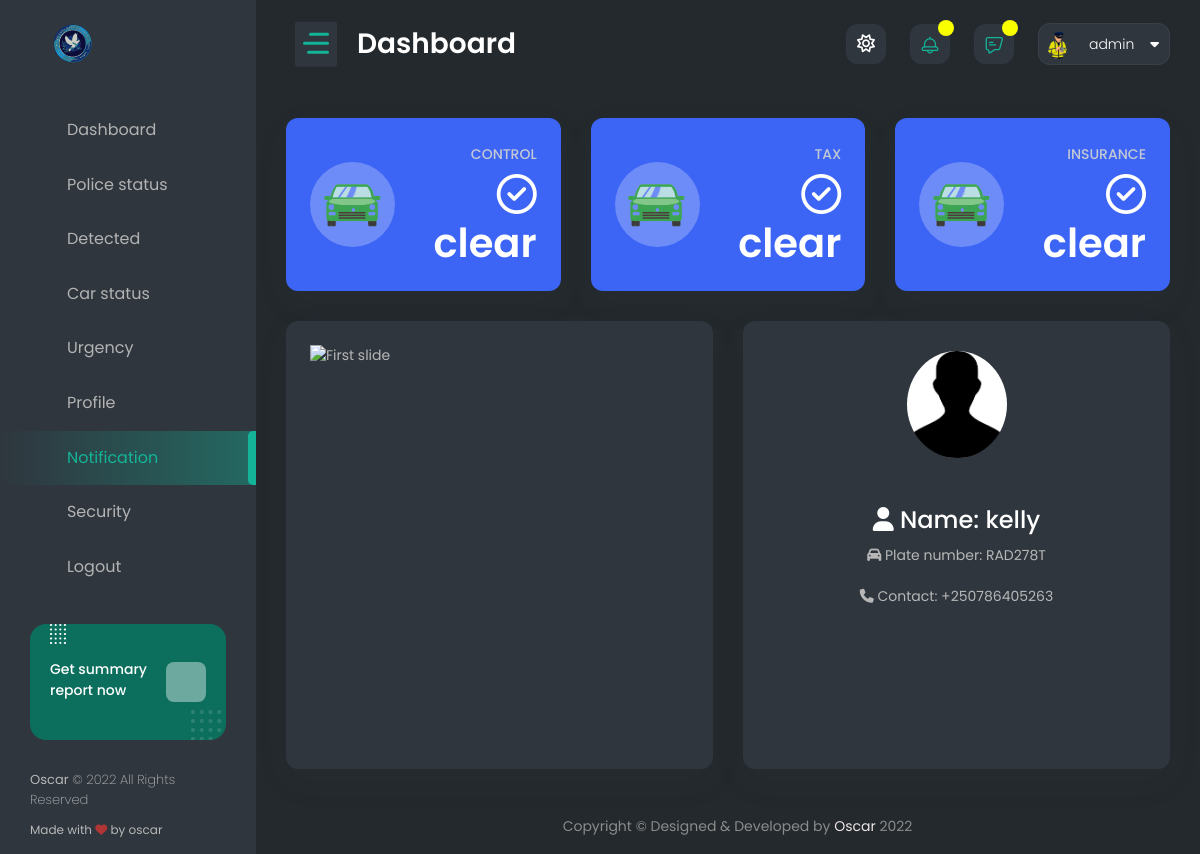
Page /danger/9/ (signed in) on the committed database.
### authentication/models.py (models this page shows, shortened)
class Profile(models.Model):
    user = models.OneToOneField(User, on_delete=models.CASCADE)
    user_image = models.ImageField(upload_to='images/', default='profile.png', )
    date_of_birth = models.DateField(max_length=250, blank=True, null=True)
    id_number = models.PositiveIntegerField(blank=True, null=True)
    email = models.EmailField(blank=True, null=True)
    rank = models.CharField(max_length=50, blank=True, null=True)
    residence = models.CharField(max_length=50, blank=True, null=True)

class User(AbstractBaseUser):
    name = models.CharField(max_length=255, null=False)
    phone_number = PhoneNumberField(unique=True)
    is_verified = models.BooleanField(default=False)
    is_verified_police = models.BooleanField(default=False)
    is_two_f_enable = models.BooleanField(default=False)
    is_active = models.BooleanField(default=True)
    staff = models.BooleanField(default=False)
    admin = models.BooleanField(default=False)
    USERNAME_FIELD = 'phone_number'
    REQUIRED_FIELDS = ['name']
    objects = UserManager()
    objects = UserManager()
    objects = UserManager()

### car_plate/models.py (models this page shows, shortened)
class Car_registration(models.Model):
    id = models.UUIDField(
        default=uuid.uuid4,
        unique=True,
        primary_key=True,
        editable=False
    )
    owner_name = models.CharField(max_length=50)
    Owner_Id = models.IntegerField()
    car_model = models.CharField(max_length=200, null=False)
    owner_phone_number = PhoneNumberField()
    phone_number_assign = PhoneNumberField(blank=True, null=True)
    owner_email = models.EmailField()
    plate_number = models.CharField(max_length=20, unique=True)
    time_done = models.DateTimeField(auto_now_add=True)
    class Meta:
        verbose_name_plural = 'Car Registration'
        ordering = ['-id']

### authentication/decorators.py (the view)
    def wrapper_func(request, *args, **kwargs):
        if request.user.is_authenticated and not request.user.is_verified_police:
            return redirect('unverified_police')
        else:
            return view_func(request, *args, **kwargs)

### authentication/context_processors.py (called while the page is built)
def extras(request):
    user = request.user
    if user.is_authenticated:
        police_req = Police_request.objects.filter(police=user).first()
        profile_police = get_object_or_404(Profile, user=user)
        user_small = user.name
        user_small = user_small.split(' ')
        user_small = user_small[0][:2].upper()
        police_req = police_req
    else:
        profile_police = None
        user_small = None
        police_req = None
    return {
        'profile': profile_police,
        'user': user,
        'user_small': user_small,
        'police_req': police_req
    }

def message_review(request):
    try:
        user = request.user
        message_all = Send_message.objects.filter(police_user=user)[:10]
        user_small = user.name
        user_small = user_small.split(' ')
        user_small = user_small[0][:2].upper()
    except:
        message_all = []
        user_small = 'AA'
    return {
        'message_all': message_all,
        'user_small': user_small
    }

### authentication/views.py (called while the page is built)
@login_required(login_url='login')
@unauthenticated_user
def warning_danger(request, id):
    charged_danger = get_object_or_404(Charged_car_official, id=id)
    car_description = charged_danger.car
    insurance_danger = charged_danger.insurance_tole_expire
    control_danger = charged_danger.control_tole_expire
    tax_danger = charged_danger.tax_tole_expire
    now_date = now.date()
    context = {
        'car': car_description,
        'insurance_danger': insurance_danger,
        'control_danger': control_danger,
        'tax_danger': tax_danger,
        'now_date': now_date
    }
    return render(request, 'dashboard/warning_danger.html', context)

### authentication/templates/dashboard/warning_danger.html (shortened to what this page needs)
{% extends 'base.html' %}
{% load static %}
{% block content %}
    <div class="content-body">
        <div class="container-fluid">
            <div class="row">
                {% if now_date > control_danger %}
                    <div class="col-xl-3 col-xxl-4 col-lg-3 col-sm-6">
						<div class="widget-stat card bg-danger">
							<div class="card-body  p-4">
								<div class="media">
									<span class="me-3">
										<img src="{% static 'dashboard/images/car.png' %}" style="height: 70px; width: 70px;">
									</span>
									<div class="media-body text-white text-end">
										<p class="mb-1">Control</p>
										<td> <span class="badge badge-rounded badge-danger"><i class="fa fa-times-circle" aria-hidden="true"></i> Not paid</span></td>
									</div>
								</div>
							</div>
						</div>
                    </div>
                {% else %}
                <div class="col-xl-3 col-xxl-4 col-lg-3 col-sm-6">
						<div class="widget-stat card bg-info">
							<div class="card-body p-4">
								<div class="media">
									<span class="me-3">
										<img src="{% static 'dashboard/images/car.png' %}" style="height: 70px; width: 70px;">
									</span>
									<div class="media-body text-white text-end">
										<p class="mb-1">Control</p>
										<h3 class="text-white"><i class="fa fa-check-circle-o" aria-hidden="true"></i> clear</h3>
									</div>
								</div>
							</div>
						</div>
                    </div>
                {% endif %}
                {% if now_date > tax_danger %}
                    <div class="col-xl-3 col-xxl-4 col-lg-3 col-sm-6">
						<div class="widget-stat card bg-danger">
							<div class="card-body  p-4">
								<div class="media">
									<span class="me-3">
										<img src="{% static 'dashboard/images/car.png' %}" style="height: 70px; width: 70px;">
									</span>
									<div class="media-body text-white text-end">
										<p class="mb-1">Tax</p>
										<td><span class="badge badge-rounded badge-danger"><i class="fa fa-times-circle" aria-hidden="true"></i> Not paid</span></td>
									</div>
								</div>
							</div>
						</div>
                    </div>
                {% else %}
                <div class="col-xl-3 col-xxl-4 col-lg-3 col-sm-6">
						<div class="widget-stat card bg-info">
							<div class="card-body p-4">
								<div class="media">
									<span class="me-3">
										<img src="{% static 'dashboard/images/car.png' %}" style="height: 70px; width: 70px;">
									</span>
									<div class="media-body text-white text-end">
										<p class="mb-1">Tax</p>
										<h3 class="text-white"><i class="fa fa-check-circle-o" aria-hidden="true"></i> clear</h3>
									</div>
								</div>
							</div>
						</div>
                    </div>
                {% endif %}
                {% if now_date > insurance_danger %}
                    <div class="col-xl-3 col-xxl-4 col-lg-3 col-sm-6">
						<div class="widget-stat card bg-danger">
							<div class="card-body  p-4">
								<div class="media">
									<span class="me-3">
										<img src="{% static 'dashboard/images/car.png' %}" style="height: 70px; width: 70px;">
									</span>
									<div class="media-body text-white text-end">
										<p class="mb-1">Insurance</p>
										<td><span class="badge badge-rounded badge-danger"><i class="fa fa-times-circle" aria-hidden="true"></i> Not paid</span></td>
									</div>
								</div>
							</div>
						</div>
                    </div>
                {% else %}
                <div class="col-xl-3 col-xxl-4 col-lg-3 col-sm-6">
						<div class="widget-stat card bg-info">
							<div class="card-body p-4">
								<div class="media">
									<span class="me-3">
										<img src="{% static 'dashboard/images/car.png' %}" style="height: 70px; width: 70px;">
									</span>
									<div class="media-body text-white text-end">
										<p class="mb-1">Insurance</p>
										<h3 class="text-white"><i class="fa fa-check-circle-o" aria-hidden="true"></i> clear</h3>
									</div>
								</div>
							</div>
						</div>
                    </div>
                {% endif %}
                <div class="col-xl-6">
                        <div class="card">
                            <div class="card-body p-4">
                                <div class="bootstrap-carousel">
                                    <div class="carousel slide" data-bs-ride="carousel">
                                        <div class="carousel-inner">
                                            <div class="carousel-item active">
                                                <img class="d-block w-100" src="{% static 'dashboard/images/warning/car_warning.gif' %}" alt="First slide" style="height: 400px; width: 380px;">
                                            </div>
                                        </div>
                                    </div>
                                </div>
                            </div>
                        </div>
                    </div>
                <div class="col-xl-6 col-lg-6 col-sm-6">
						<div class="card overflow-hidden">
                            <div class="card-body">
                                <div class="text-center">
                                    <div class="profile-photo">
										<img src="{% static 'dashboard/images/profile/profile_car.png' %}" width="100" class="img-fluid rounded-circle" alt="">
									</div>
                                    <h3 class="mt-5 mb-2"><i class="fa fa-user" aria-hidden="true"></i> Name: {{ car.owner_name }}</h3>
                                    <p class="text-muted"><i class="fa fa-car" aria-hidden="true"></i> Plate number: {{ car.plate_number }}</p>
                                    <p class="text-muted"><i class="fa fa-phone" aria-hidden="true"></i> Contact: {{ car.owner_phone_number }}</p>
                                </div>
                            </div>
                        </div>
					</div>
            </div>
        </div>
    </div>
{% endblock %}

### templates/base.html (shortened to what this page needs)
<!DOCTYPE html>
<html lang="en">
<head>
    {% load static %}
	<link href="{% static 'dashboard/vendor/owl-carousel/owl.carousel.css' %}" rel="stylesheet">
    <link href="{% static 'dashboard/vendor/bootstrap-select/dist/css/bootstrap-select.min.css' %}" rel="stylesheet">
    <link href="{% static 'dashboard/css/style.css' %}" rel="stylesheet">
	<link href="{% static 'dashboard/cdn.lineicons.com/2.0/LineIcons.css' %}" rel="stylesheet">
</head>
<body>
    <div id="main-wrapper">
        <div class="nav-header">
            <a href="" class="brand-logo">
                <img class="logo-abbr" src="{% static 'home/images/policelogo.svg' %}" alt="" style="height: 120px; width: 120px; ">
            </a>
            <div class="nav-control">
                <div class="hamburger">
                    <span class="line"></span><span class="line"></span><span class="line"></span>
                </div>
            </div>
        </div>
        <div class="header">
            <div class="header-content">
                <nav class="navbar navbar-expand">
                    <div class="collapse navbar-collapse justify-content-between">
                        <div class="header-left">
                            <div class="dashboard_bar">
                                Dashboard
                            </div>
                        </div>
                        <ul class="navbar-nav header-right">
							<li class="nav-item dropdown notification_dropdown">
                                <a class="nav-link bell dz-theme-mode active" href="javascript:void(0);">
									<i id="icon-light" class="far fa-sun"></i>
                                </a>
							</li>
                            <li class="nav-item dropdown notification_dropdown">
                                <a class="nav-link  ai-icon" href="javascript:;" role="button" data-bs-toggle="dropdown">
									<div class="pulse-css"></div>
                                </a>
                            </li>
                            <li class="nav-item dropdown notification_dropdown">
                                <a class="nav-link bell bell-link" href="javascript:;">
									<div class="pulse-css"></div>
                                </a>
							</li>
                            <li class="nav-item dropdown header-profile">
                                <a class="nav-link" href="" role="button" data-bs-toggle="dropdown">
                                    <img src="{{ profile.user_image.url }}" width="20" alt=""/>
									<div class="header-info">
										<span>{{ user.name }}<i class="fa fa-caret-down ms-3" aria-hidden="true"></i></span>
									</div>
                                </a>
                            </li>
                        </ul>
                    </div>
                </nav>
            </div>
        </div>
        <div class="deznav">
            <div class="deznav-scroll">
				<ul class="metismenu" id="menu">
                    <li><a class="ai-icon" href="{% url 'dashboard' %}" aria-expanded="false">
							<i class="flaticon-layout"></i>
							<span class="nav-text">Dashboard</span>
						</a>
                    </li>
                    <li><a class="ai-icon" href="{% url 'police_profile' %}" aria-expanded="false">
						<i class="flaticon-monitor"></i>
							<span class="nav-text">Police status</span>
						</a>
                    </li>
                    <li><a class="ai-icon" href="{% url 'all_car_detection' %}" aria-expanded="false">
							<i class="flaticon-bar-chart-1"></i>
							<span class="nav-text">Detected</span>
						</a>
                    <li><a class="ai-icon" href="{% url 'charged_car_detected' %}" aria-expanded="false">
							<i class="flaticon-bar-chart-1"></i>
							<span class="nav-text">Car status</span>
						</a>
                    </li>
                    <li><a class="ai-icon" href="{% url 'urgence_car' %}" aria-expanded="false">
							<i class="flaticon-web"></i>
							<span class="nav-text">Urgency</span>
						</a>
                    </li>
                    <li><a class="ai-icon" href="{% url 'police_profile' %}" aria-expanded="false">
							<i class="flaticon-plugin"></i>
							<span class="nav-text">Profile</span>
						</a>
                    </li>
                    <li><a href="" class="ai-icon" aria-expanded="false">
							<i class="flaticon-admin"></i>
							<span class="nav-text">Notification</span>
						</a>
					</li>
                    <li><a class="ai-icon" href="{% url 'enable_two_f' %}" aria-expanded="false">
							<i class="flaticon-contract"></i>
							<span class="nav-text">Security</span>
						</a>
                    </li>
                    <li><a class="ai-icon" href="{% url 'logout' %}" aria-expanded="false">
							<i class="flaticon-table"></i>
							<span class="nav-text">Logout</span>
						</a>
                    </li>
                </ul>
				<div class="plus-box">
					<p class="fs-15 font-w500 mb-1">Get summary report now</p>
					<a class="text-white fs-26" href="javascript:;"><i class="las la-long-arrow-alt-right"></i></a>
				</div>
				<div class="copyright">
					<p class="fs-13 font-w200"><strong class="font-w400">Oscar</strong> © 2022 All Rights Reserved</p>
					<p>Made with <i class="fa fa-heart text-danger"></i> by oscar</p>
				</div>
			</div>
        </div>
        {% block content %}
        {% endblock %}
        <div class="footer">
            <div class="copyright">
                <p>Copyright © Designed &amp; Developed by <a href="https://www.facebook.com/koracode/" target="_blank">Oscar</a> 2022</p>
            </div>
        </div>
    </div>
</body>
</html>

### rows in the picture
Profile: user_image (placeholder picture)
User: name "admin"
Car_registration: owner_name "kelly", plate_number "RAD278T", owner_phone_number "+250786405263"
